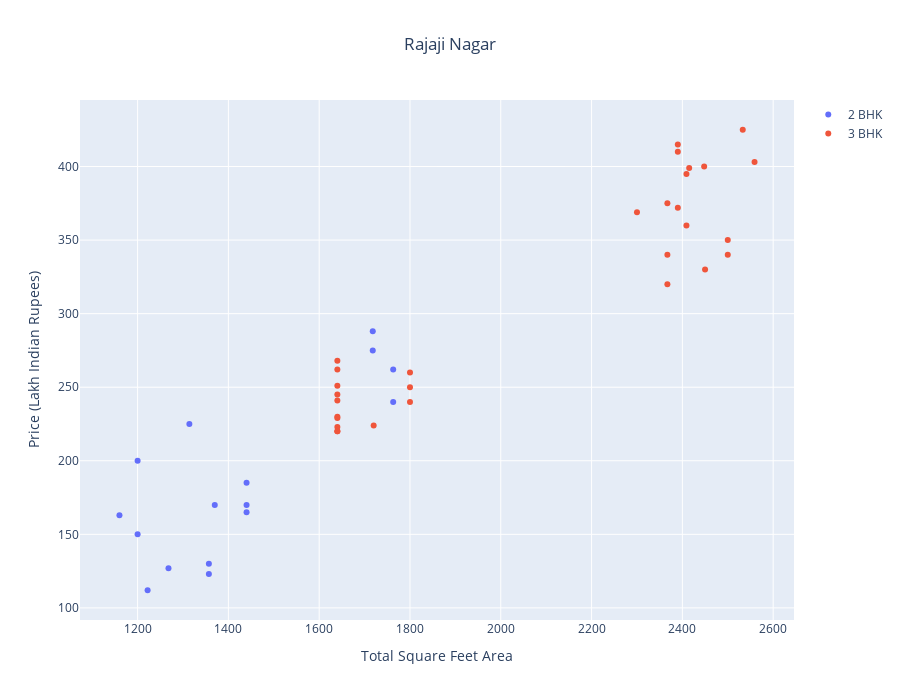

This figure's notebook cell:
### Markdown cell above
Plot same scatter chart again to visualize **price_per_sqft for 2 BHK** and **3 BHK** properties

### Code cell
plot_scatter_chart(df, "Rajaji Nagar")

### Figure 1 — Plotly figure (JSON) as saved in the notebook; plotly's stock layout.template omitted (floating-point values rounded to 4 significant figures)
{"data": [{"mode": "markers", "name": "2 BHK", "type": "scatter", "x": [1370, 1718, 1200, 1160, 1222, 1440, 1440, 1357, 1763, 1268, 1200, 1357, 1718, 1763, 1314, 1440], "y": [170, 288, 150, 163, 112, 170, 185, 130, 262, 127, 200, 123, 275, 240, 225, 165]}, {"mode": "markers", "name": "3 BHK", "type": "scatter", "x": [1640, 2390, 2390, 1640, 1800, 1640, 2409, 2448, 1640, 1800, 2300, 1640, 2500, 2559, 1640, 1800, 2533, 2450, 1640, 2367, 1640, 1640, 2367, 1720, 2500, 2390, 2415, 2367, 2409, 1640], "y": [229, 415, 410, 223, 260, 241, 360, 400, 230, 250, 369, 220, 350, 403, 220, 240, 425, 330, 262, 375, 251, 268, 340, 224, 340, 372, 399, 320, 395, 245]}], "layout": {"height": 700, "title": {"text": "Rajaji Nagar", "x": 0.5}, "width": 900, "xaxis": {"title": {"text": "Total Square Feet Area"}}, "yaxis": {"title": {"text": "Price (Lakh Indian Rupees)"}}}}
